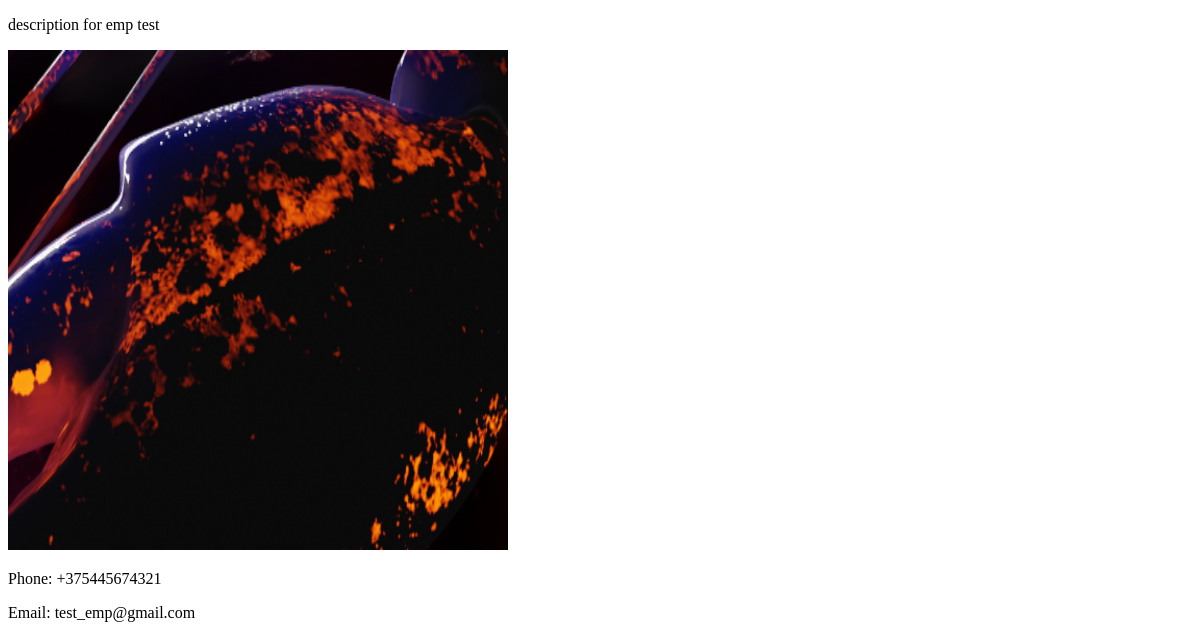
The page /contacts/ (lower part) on the database as committed earlier.
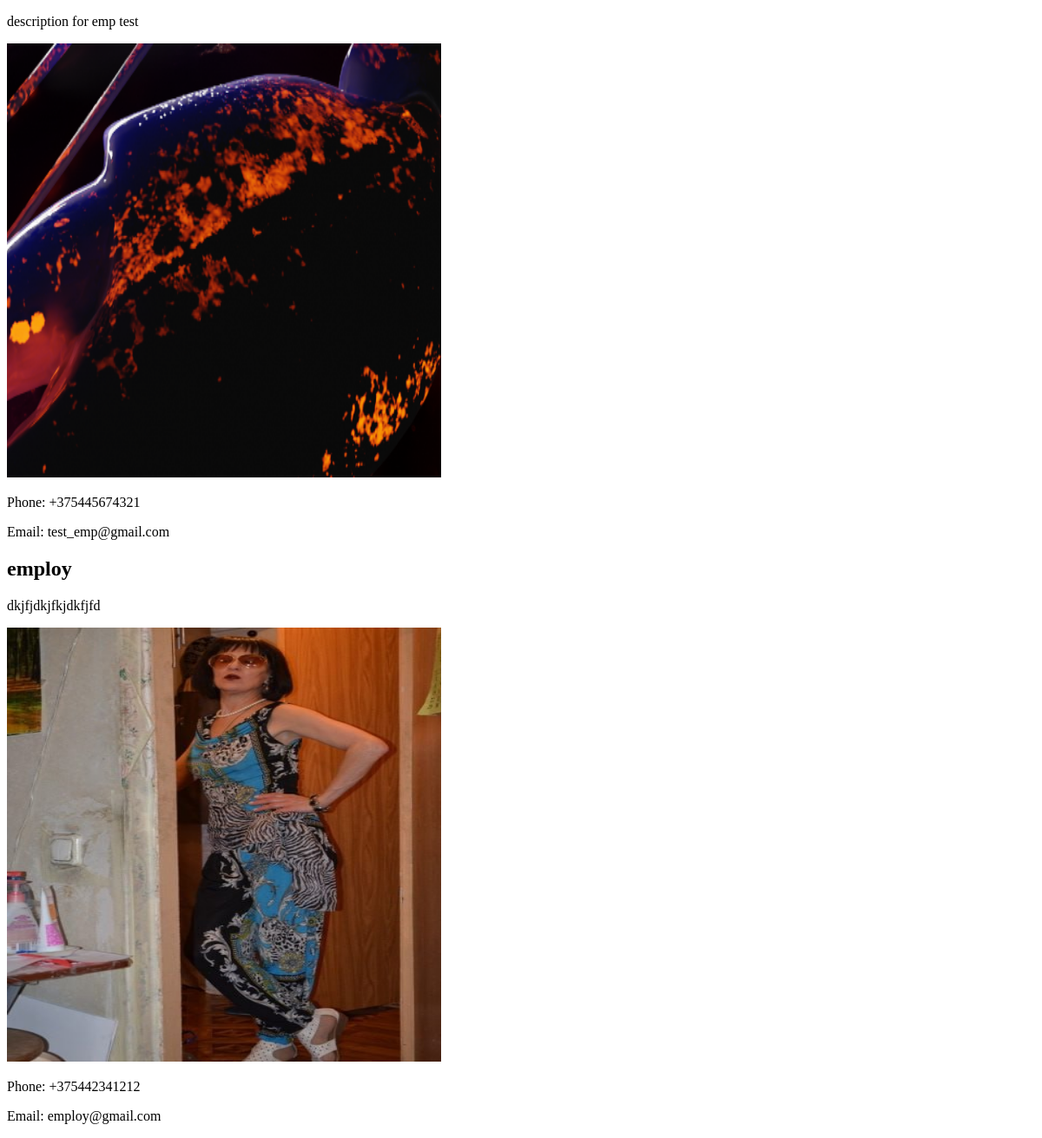
The same page on the database as committed later.
### toyFactory/models.py (models this page shows, shortened)
class MyUser(User):
    ROLE_CHOICES = (
        ("employee", "employee"),
        ("customer", "customer"),
    )
    role = models.CharField(max_length=8, choices=ROLE_CHOICES, default="customer")
    phone_number = models.CharField(max_length=13)
    age = models.PositiveSmallIntegerField(default=30)
    user_ptr = models.OneToOneField(User, on_delete=models.CASCADE, parent_link=True, primary_key=True, default=None)
    image = models.ImageField(upload_to='images/')
    description = models.CharField(max_length=1000, default='')
    secret_key = models.CharField(max_length=20, default='')

### toyFactory/views.py (the view)
# urls.py: path('contacts/', views.contacts, name='contacts'),
def contacts(request):
    all_contacts = MyUser.objects.all().filter(role='employee')
    logging.info(f'contacts names: {[contact.username for contact in all_contacts]}')
    return render(request, 'contacts.html', {'all_contacts': all_contacts})

### toyFactory/templates/contacts.html (shortened to what this page needs)
{% extends "base.html" %}
{% block content %}
{% for contact_item in all_contacts %}
    <div>
        <h2>{{ contact_item.username }}</h2>
        <p>{{ contact_item.description }}</p>
        <img src="{{ contact_item.image.url }}" alt="{{ contact_item.username }}" height="500" width="500">
        <p>Phone: {{ contact_item.phone_number }}</p>
        <p>Email: {{ contact_item.email }}</p>
    </div>
{% endfor %}
{% endblock content %}

Rows that differ between the two databases and show on the page:
added MyUser: username "employ", description "dkjfjdkjfkjdkfjfd", image (picture), phone_number "+375442341212", email "employ@gmail.com"
